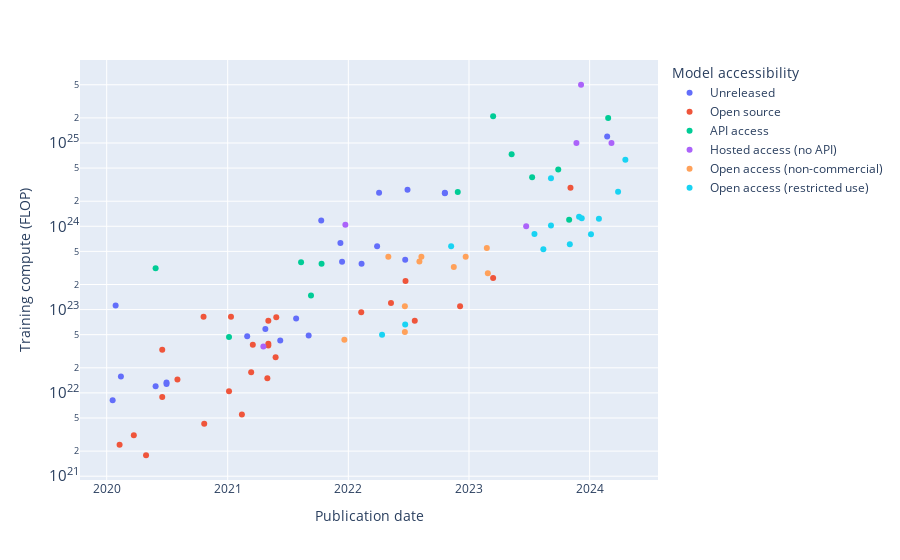

The code cell stored with this chart in its notebook:
### Markdown cell above
# Plots

### Code cell
# filter out systems before start of analysis (2015)
access_df_recent = filtered_access_df[filtered_access_df['Publication date'] > pred_start_date]

fig = px.scatter(
    access_df_recent,
    x='Publication date',
    y='Training compute (FLOP)',
    color='Model accessibility',
    hover_data=['System'],
    log_y=True,
)

save_plot(fig, results_dir, f'training_compute_by_model_accessibility {analysis_start_year}')

fig.show()

### Figure 1 — Plotly figure (JSON) as saved in the notebook; plotly's stock layout.template omitted (floating-point values rounded to 4 significant figures)
{"data": [{"customdata": [["ContextNet + Noisy Student"], ["Meena"], ["Turing-NLG"], ["GPT3-6.7B (rerun of original)"], ["GShard (dense)"], ["GShard (600B)"], ["Meta Pseudo Labels"], ["PanGu-α"], ["CoAtNet"], ["GOAT"], ["FLAN 137B"], ["Megatron-Turing NLG 530B"], ["Gopher (280B)"], ["GLaM"], ["LaMDA"], ["Chinchilla"], ["PaLM (540B)"], ["Parti"], ["Minerva (540B)"], ["U-PaLM (540B)"], ["Flan-PaLM 540B"], ["MegaScale (Production)"]], "hovertemplate": "Model accessibility=Unreleased<br>Publication date=%{x}<br>Training compute (FLOP)=%{y}<br>System=%{customdata[0]}<extra></extra>", "legendgroup": "Unreleased", "marker": {"color": "#636efa", "symbol": "circle"}, "mode": "markers", "name": "Unreleased", "orientation": "v", "showlegend": true, "type": "scatter", "x": ["2020-01-19", "2020-01-28", "2020-02-13", "2020-05-28", "2020-06-30", "2020-06-30", "2021-03-01", "2021-04-25", "2021-06-09", "2021-07-27", "2021-09-03", "2021-10-11", "2021-12-08", "2021-12-13", "2022-02-10", "2022-03-29", "2022-04-04", "2022-06-22", "2022-06-29", "2022-10-20", "2022-10-20", "2024-02-23"], "xaxis": "x", "y": [8.16e+21, 1.12e+23, 1.57e+22, 1.2e+22, 1.28e+22, 1.33e+22, 4.79e+22, 5.83e+22, 4.27e+22, 7.8e+22, 4.896e+22, 1.17e+24, 6.31e+23, 3.74e+23, 3.55e+23, 5.76e+23, 2.527e+24, 3.963e+23, 2.742e+24, 2.53e+24, 2.5e+24, 1.2e+25], "yaxis": "y"}, {"customdata": [["ALBERT-xxlarge"], ["ELECTRA"], ["Once for All"], ["iGPT-XL"], ["iGPT-L"], ["mBART-50"], ["mT5-XXL"], ["ViT-Huge/14"], ["CLIP (ViT L/14@336px)"], ["Switch"], ["MSA Transformer"], ["ResNet-RS"], ["GLM-10B"], ["GPT-J-6B"], ["ProtT5-XXL"], ["ProtT5-XXL-BFD"], ["ProtBERT-BFD"], ["CogView"], ["ByT5-XXL"], ["GPT-NeoX-20B"], ["UL2"], ["YaLM"], ["ESM2-15B"], ["Whisper v2"], ["Falcon-40B"], ["Grok-1"]], "hovertemplate": "Model accessibility=Open source<br>Publication date=%{x}<br>Training compute (FLOP)=%{y}<br>System=%{customdata[0]}<extra></extra>", "legendgroup": "Open source", "marker": {"color": "#EF553B", "symbol": "circle"}, "mode": "markers", "name": "Open source", "orientation": "v", "showlegend": true, "type": "scatter", "x": ["2020-02-09", "2020-03-23", "2020-04-29", "2020-06-17", "2020-06-17", "2020-08-02", "2020-10-20", "2020-10-22", "2021-01-05", "2021-01-11", "2021-02-13", "2021-03-13", "2021-03-18", "2021-05-01", "2021-05-04", "2021-05-04", "2021-05-04", "2021-05-26", "2021-05-28", "2022-02-09", "2022-05-10", "2022-06-23", "2022-07-21", "2022-12-05", "2023-03-15", "2023-11-04"], "xaxis": "x", "y": [2.39e+21, 3.1e+21, 1.784e+21, 3.3e+22, 8.91e+21, 1.452e+22, 8.2e+22, 4.262e+21, 1.05e+22, 8.22e+22, 5.49e+21, 1.763e+22, 3.79e+22, 1.5e+22, 7.37e+22, 3.7e+22, 3.9e+22, 2.68e+22, 8.1e+22, 9.316e+22, 1.2e+23, 2.2e+23, 7.35e+22, 1.1e+23, 2.4e+23, 2.9e+24], "yaxis": "y"}, {"customdata": [["GPT-3 175B (davinci)"], ["DALL-E"], ["Jurassic-1-Jumbo"], ["HyperCLOVA 82B"], ["Yuan 1.0"], ["GPT-3.5 (text-davinci-003)"], ["GPT-4"], ["PaLM 2"], ["Claude 2"], ["Amazon Titan"], ["Mi:dm 200B"], ["Mistral Large"]], "hovertemplate": "Model accessibility=API access<br>Publication date=%{x}<br>Training compute (FLOP)=%{y}<br>System=%{customdata[0]}<extra></extra>", "legendgroup": "API access", "marker": {"color": "#00cc96", "symbol": "circle"}, "mode": "markers", "name": "API access", "orientation": "v", "showlegend": true, "type": "scatter", "x": ["2020-05-28", "2021-01-05", "2021-08-11", "2021-09-10", "2021-10-12", "2022-11-28", "2023-03-15", "2023-05-10", "2023-07-11", "2023-09-28", "2023-10-31", "2024-02-26"], "xaxis": "x", "y": [3.14e+23, 4.7e+22, 3.7e+23, 1.476e+23, 3.538e+23, 2.578e+24, 2.1e+25, 7.34e+24, 3.866e+24, 4.8e+24, 1.2e+24, 2e+25], "yaxis": "y"}, {"customdata": [["PLUG"], ["ERNIE 3.0 Titan"], ["Inflection-1"], ["Inflection-2"], ["Gemini 1.0 Ultra"], ["Inflection-2.5"]], "hovertemplate": "Model accessibility=Hosted access (no API)<br>Publication date=%{x}<br>Training compute (FLOP)=%{y}<br>System=%{customdata[0]}<extra></extra>", "legendgroup": "Hosted access (no API)", "marker": {"color": "#ab63fa", "symbol": "circle"}, "mode": "markers", "name": "Hosted access (no API)", "orientation": "v", "showlegend": true, "type": "scatter", "x": ["2021-04-19", "2021-12-23", "2023-06-23", "2023-11-22", "2023-12-06", "2024-03-07"], "xaxis": "x", "y": [3.6e+22, 1.042e+24, 1e+24, 1.001e+25, 5e+25, 1e+25], "yaxis": "y"}, {"customdata": [["XGLM-7.5B"], ["OPT-175B"], ["OPT-66B"], ["OPT-30B"], ["GLM-130B"], ["BlenderBot 3"], ["Galactica"], ["OPT-IML (175B)"], ["LLaMA-65B"], ["LLaMA-33B"]], "hovertemplate": "Model accessibility=Open access (non-commercial)<br>Publication date=%{x}<br>Training compute (FLOP)=%{y}<br>System=%{customdata[0]}<extra></extra>", "legendgroup": "Open access (non-commercial)", "marker": {"color": "#FFA15A", "symbol": "circle"}, "mode": "markers", "name": "Open access (non-commercial)", "orientation": "v", "showlegend": true, "type": "scatter", "x": ["2021-12-20", "2022-05-02", "2022-06-21", "2022-06-21", "2022-08-04", "2022-08-10", "2022-11-16", "2022-12-22", "2023-02-24", "2023-02-27"], "xaxis": "x", "y": [4.348e+22, 4.3e+23, 1.1e+23, 5.4e+22, 3.778e+23, 4.3e+23, 3.24e+23, 4.3e+23, 5.5e+23, 2.73e+23], "yaxis": "y"}, {"customdata": [["Stable Diffusion (LDM-KL-8-G)"], ["CodeGeeX"], ["BLOOM-176B"], ["Llama 2-70B"], ["Code Llama-34B"], ["Falcon-180B"], ["TigerBot-70B"], ["Yi-34B"], ["Qwen-72B"], ["XVERSE-65B-2"], ["DeepSeek LLM 67B"], ["Code Llama-70B"], ["DBRX"], ["Llama 3-70B"]], "hovertemplate": "Model accessibility=Open access (restricted use)<br>Publication date=%{x}<br>Training compute (FLOP)=%{y}<br>System=%{customdata[0]}<extra></extra>", "legendgroup": "Open access (restricted use)", "marker": {"color": "#19d3f3", "symbol": "circle"}, "mode": "markers", "name": "Open access (restricted use)", "orientation": "v", "showlegend": true, "type": "scatter", "x": ["2022-04-13", "2022-06-22", "2022-11-08", "2023-07-18", "2023-08-14", "2023-09-06", "2023-09-06", "2023-11-02", "2023-11-30", "2023-12-08", "2024-01-05", "2024-01-29", "2024-03-27", "2024-04-18"], "xaxis": "x", "y": [5e+22, 6.63e+22, 5.77e+23, 8.1e+23, 5.3e+23, 3.76e+24, 1.02e+24, 6.1e+23, 1.3e+24, 1.248e+24, 8.04e+23, 1.23e+24, 2.6e+24, 6.3e+24], "yaxis": "y"}], "layout": {"legend": {"title": {"text": "Model accessibility"}, "tracegroupgap": 0}, "margin": {"t": 60}, "xaxis": {"anchor": "y", "domain": [0, 1], "title": {"text": "Publication date"}}, "yaxis": {"anchor": "x", "domain": [0, 1], "title": {"text": "Training compute (FLOP)"}, "type": "log"}}}
